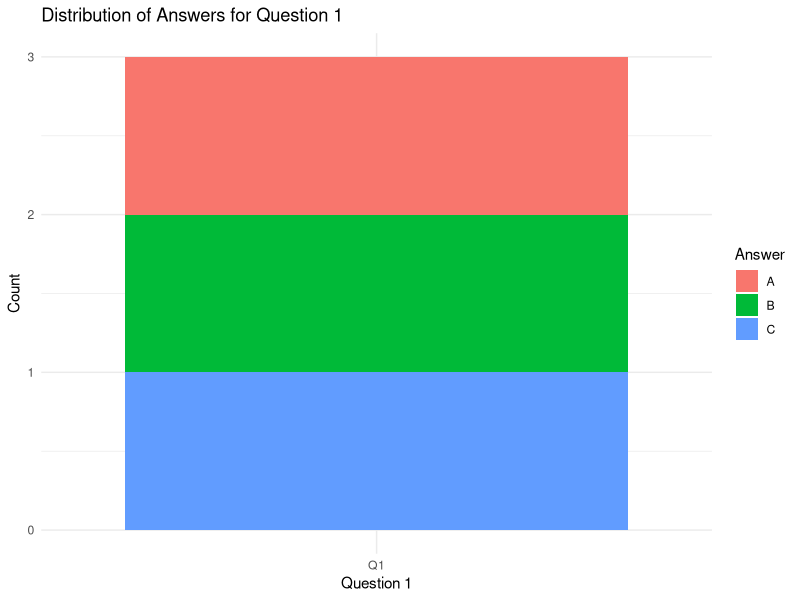

This figure's R source:
library(ggplot2)

df14_q1 <- data.frame(
  Answer = c("A", "B", "C"),
  Count = c(1, 1, 1)
)

ggplot(df14_q1, aes(x = "Q1", y = Count, fill = Answer)) +
  geom_bar(stat = "identity", position = "stack") +
  labs(title = "Distribution of Answers for Question 1", x = "Question 1", y = "Count") +
  theme_minimal()
